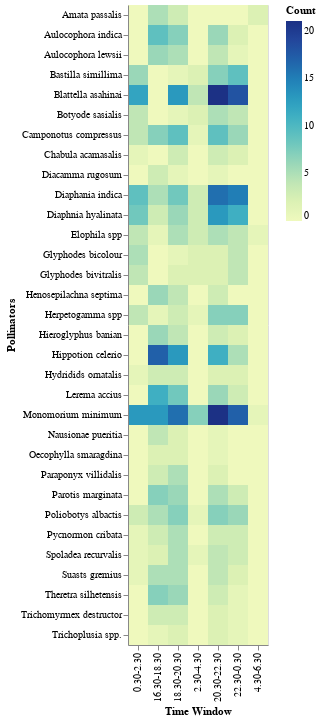

This figure's notebook cell:
### Code cell
import altair as alt

df1_melted = df1.melt(id_vars=['Pollinators'], value_vars=['16.30-18.30', '18.30-20.30', '20.30-22.30', '22.30-0.30', '0.30-2.30', '2.30-4.30', '4.30-6.30'],
                      var_name='Time Window', value_name='Count')

alt.Chart(df1_melted).mark_rect().encode(
    x='Time Window:O',
    y='Pollinators:O',
    color='Count:Q'
)

### Figure 1 — Vega-Lite specification as saved in the notebook (floating-point values rounded to 4 significant figures; data arrays with more than 128 entries replaced by an {"elided": "..."} marker saying what was removed)
{"config": {"view": {"continuousWidth": 400, "continuousHeight": 300}}, "data": {"name": "data-ce4b8bf4d6a1f87f6a6c5e4c8502e9c6"}, "mark": "rect", "encoding": {"color": {"field": "Count", "type": "quantitative"}, "x": {"field": "Time Window", "type": "ordinal"}, "y": {"field": "Pollinators", "type": "ordinal"}}, "$schema": "https://vega.github.io/schema/vega-lite/v4.17.0.json", "datasets": {"data-ce4b8bf4d6a1f87f6a6c5e4c8502e9c6": {"elided": "224 records"}}}
